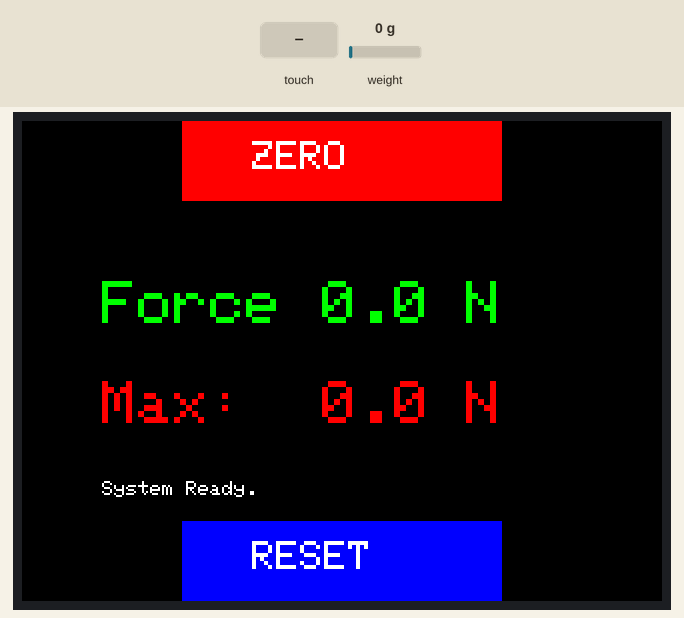
Recording of a sketch running on a simulated Arduino Uno, built with avr-gcc and run on an emulated ATmega328P. Parts: 320×240 colour display. Inputs (shaded band) come from the test bench; at power-on: weight on the scale 0 g. What the sketch prints to the serial monitor is not drawn.

Above: at 3.8 s.
3.9 s: touch panel pressed at 13 % / 10 % of its raw x / y range
At 5.3 s:
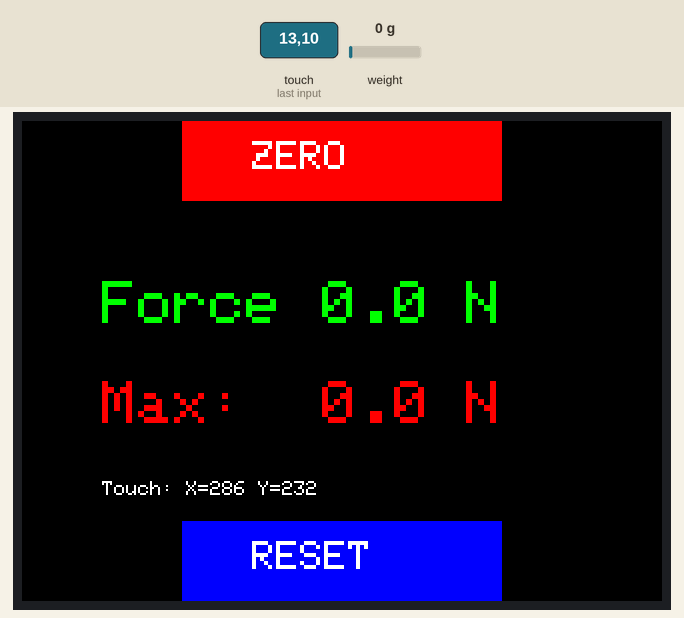
5.8 s: weight on the scale set to 100 g
At 7.8 s:
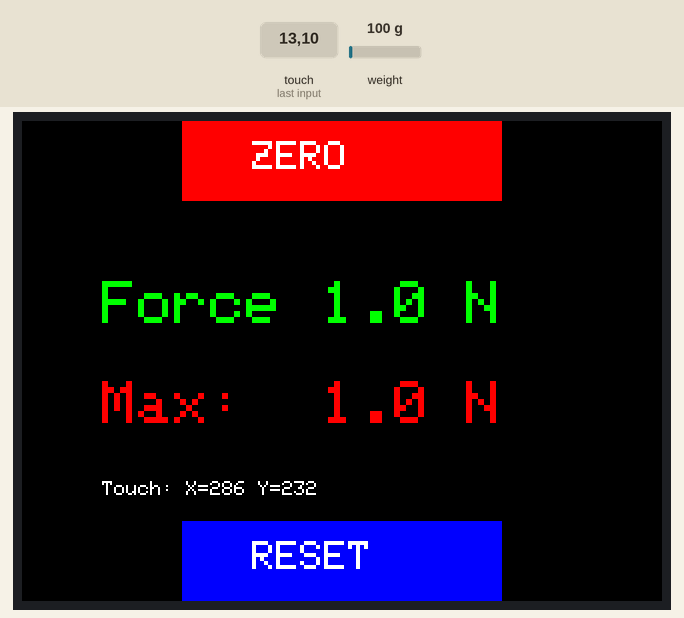
8.1 s: touch panel pressed at 38 % / 90 % of its raw x / y range
At 11.0 s:
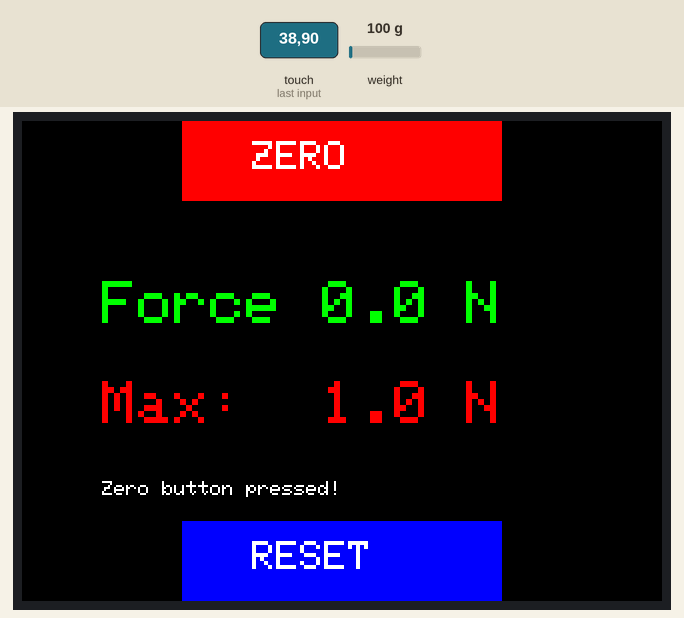
11.3 s: touch panel pressed at 38 % / 10 % of its raw x / y range
At 13.2 s:
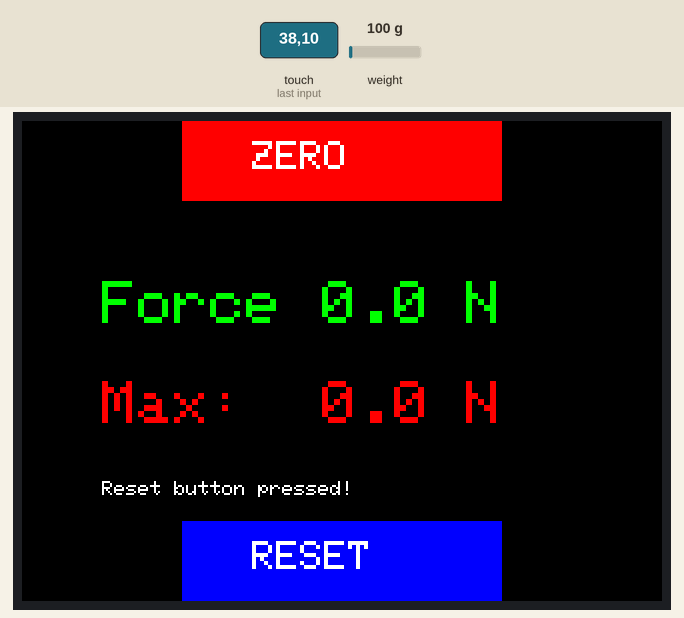
13.6 s: weight on the scale set to 1250 g
At 14.9 s:
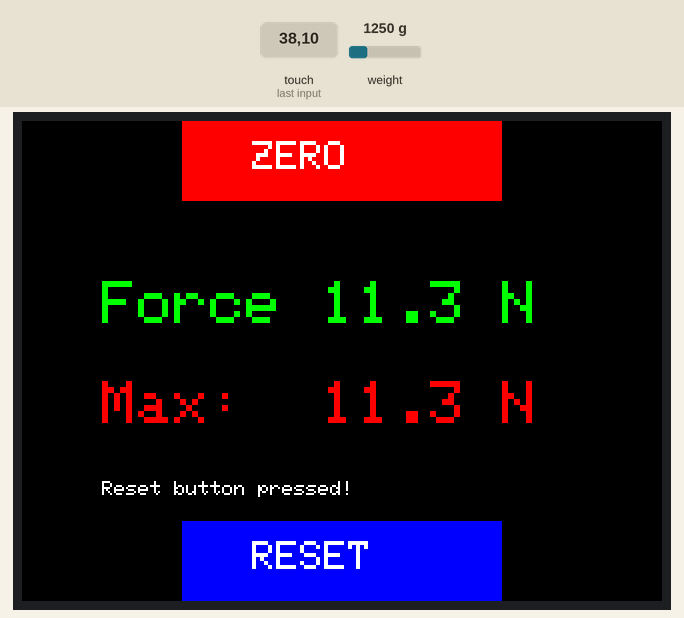
15.8 s: weight on the scale set to 2500 g
At 17.4 s:
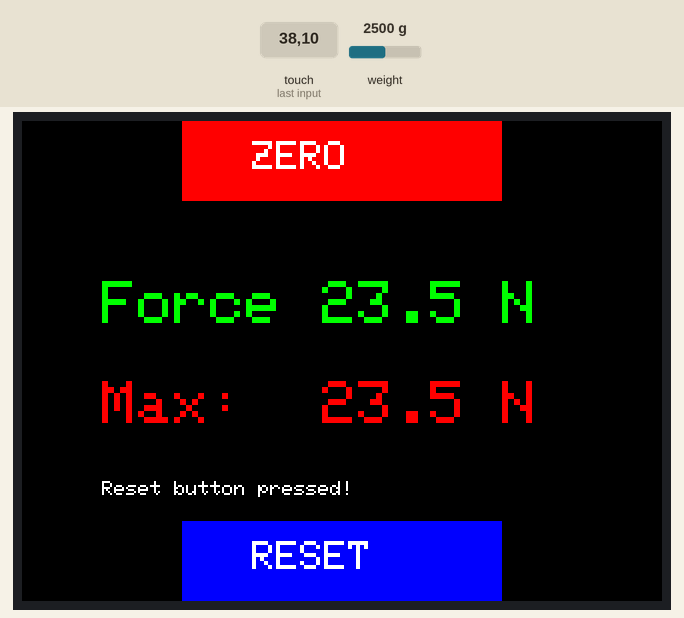
Timing chart, 0 to 18.9 s (numbered marks = the images above; inputs shaded):
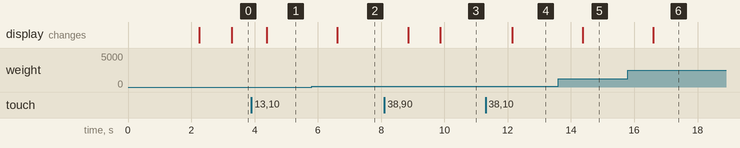

Measured:
- after the input at 3.9 s, the display: changes after 0.48 s (image 1)
- after the input at 5.8 s, the display: changes after 0.81 s (image 2)
- after the input at 8.1 s, the display: first changes after 0.75 s (image 3 shows a later state)
- after the input at 11.3 s, the display: changes after 0.84 s (image 4)
- after the input at 13.6 s, the display: changes after 0.77 s (image 5)
- after the input at 15.8 s, the display: changes after 0.79 s (image 6)

The sketch:

ArborLoadTester.ino
```cpp
#include <Adafruit_GFX.h>
#include <Adafruit_TFTLCD.h>
#include <TouchScreen.h>
#include "HX711.h"  // Load cell amplifier

// Color definitions
#define BLACK   0x0000
#define WHITE   0xFFFF
#define GREEN   0x07E0
#define RED     0xF800
#define BLUE    0x001F

// TFT Display pins
#define LCD_CS A3
#define LCD_CD A2
#define LCD_WR A1
#define LCD_RD A0
#define LCD_RESET A4

// Touchscreen pins
#define YP A2
#define XM A3
#define YM 8
#define XP 9

// Load cell pins
#define LOADCELL_DOUT 10
#define LOADCELL_SCK  12

// Button properties
#define BUTTON_WIDTH 160
#define BUTTON_HEIGHT 40
#define BUTTON_X ((320 - BUTTON_WIDTH) / 2)

#define ZERO_BUTTON_Y 0
#define RESET_BUTTON_Y 200

#define TOUCH_PADDING 20  // Increase touch sensitivity

// Terminal Line Properties
#define TERMINAL_X 40  // Align to "Force" text start
#define TERMINAL_Y 180 // Keep it in line with force/max labels
#define TERMINAL_WIDTH 250  // Enough width to clear previous text
#define TERMINAL_HEIGHT 15  // Small space for the message

// Initialize components
Adafruit_TFTLCD tft(LCD_CS, LCD_CD, LCD_WR, LCD_RD, LCD_RESET);
TouchScreen ts = TouchScreen(XP, YP, XM, YM, 300);
HX711 scale;

float calibration_factor = 7050;
String lastMessage = "";  // Stores the last message displayed

void drawZeroButton() {
    tft.fillRect(BUTTON_X, ZERO_BUTTON_Y, BUTTON_WIDTH, BUTTON_HEIGHT, RED);
    tft.setCursor(BUTTON_X + 35, ZERO_BUTTON_Y + 10);
    tft.setTextColor(WHITE, RED);
    tft.setTextSize(2);
    tft.print("ZERO");
}

void drawResetButton() {
    tft.fillRect(BUTTON_X, RESET_BUTTON_Y, BUTTON_WIDTH, BUTTON_HEIGHT, BLUE);
    tft.setCursor(BUTTON_X + 35, RESET_BUTTON_Y + 10);
    tft.setTextColor(WHITE, BLUE);
    tft.setTextSize(2);
    tft.print("RESET");
}

void updateTerminalLine(String message) {
    if (message != lastMessage) {  // Only update if message has changed
        Serial.print("Updating terminal: "); Serial.println(message);  // Debugging
        tft.fillRect(TERMINAL_X, TERMINAL_Y, TERMINAL_WIDTH, TERMINAL_HEIGHT, BLACK);  // Clear previous text
        tft.setCursor(TERMINAL_X, TERMINAL_Y);
        tft.setTextColor(WHITE, BLACK);
        tft.setTextSize(1);  // Smaller text
        tft.print(message);
        lastMessage = message;  // Store last message to prevent unnecessary refreshes
    }
}

void setup() {
    Serial.begin(9600);

    // Initialize display
    tft.begin(0x7575);
    tft.setRotation(1);
    tft.fillScreen(BLACK);
    tft.setTextSize(2);

    // Draw UI
    drawZeroButton();
    drawResetButton();

    // Initialize load cell
    scale.begin(LOADCELL_DOUT, LOADCELL_SCK);
    scale.set_scale(calibration_factor);
    scale.tare();
    delay(1000);

    updateTerminalLine("System Ready.");
}

void loop() {
    // Read force sensor value
    float forceValue = scale.get_units(10) * 9.81;
    static float maxForce = 0;

    if (forceValue > maxForce) {
        maxForce = forceValue;
    }

    // Temporarily disable touch while updating TFT
    pinMode(XM, OUTPUT);
    pinMode(YP, OUTPUT);

    // Update force display only if value changes
    static float prevForce = -1, prevMaxForce = -1;
    if (forceValue != prevForce) {
        tft.fillRect(150, 80, 100, 30, BLACK);
        tft.setCursor(40, 80);
        tft.setTextColor(GREEN, BLACK);
        tft.setTextSize(3);
        tft.print("Force (N):");
        tft.setCursor(150, 80);
        tft.print(forceValue, 1);
        tft.print(" N  ");
        prevForce = forceValue;
    }

    if (maxForce != prevMaxForce) {
        tft.fillRect(150, 130, 100, 30, BLACK);
        tft.setCursor(40, 130);
        tft.setTextColor(RED, BLACK);
        tft.setTextSize(3);
        tft.print("Max:");
        tft.setCursor(150, 130);
        tft.print(maxForce, 1);
        tft.print(" N  ");
        prevMaxForce = maxForce;
    }

    // Re-enable touch input
    pinMode(XM, INPUT);
    pinMode(YP, INPUT);

    // Detect touchscreen input
    TSPoint p = ts.getPoint();
    if (p.z > 10 && p.z < 1000) {
        int screenX = map(p.x, 142, 907, 320, 0);
        int screenY = map(p.y, 158, 872, 240, 0);

        updateTerminalLine("Touch: X=" + String(screenX) + " Y=" + String(screenY));

        // Zero button
        if (screenX > BUTTON_X - TOUCH_PADDING && screenX < BUTTON_X + BUTTON_WIDTH + TOUCH_PADDING &&
            screenY > ZERO_BUTTON_Y - TOUCH_PADDING && screenY < ZERO_BUTTON_Y + BUTTON_HEIGHT + TOUCH_PADDING) {

            Serial.println("Zero button pressed!");  // Debugging
            updateTerminalLine("Zero button pressed!");
            scale.tare();
            forceValue = 0;
            prevForce = -1;

            tft.fillRect(150, 80, 100, 30, BLACK);
            tft.setCursor(40, 80);
            tft.setTextColor(GREEN, BLACK);
            tft.setTextSize(3);
            tft.print("Force (N):");
            tft.setCursor(150, 80);
            tft.print("0.0 N  ");
        }

        // Reset button
        if (screenX > BUTTON_X - TOUCH_PADDING && screenX < BUTTON_X + BUTTON_WIDTH + TOUCH_PADDING &&
            screenY > RESET_BUTTON_Y - TOUCH_PADDING && screenY < RESET_BUTTON_Y + BUTTON_HEIGHT + TOUCH_PADDING) {

            Serial.println("Reset button pressed!");  // Debugging
            updateTerminalLine("Reset button pressed!");
            maxForce = 0;
            prevMaxForce = -1;

            tft.fillRect(150, 130, 100, 30, BLACK);
            tft.setCursor(40, 130);
            tft.setTextColor(RED, BLACK);
            tft.setTextSize(3);
            tft.print("Max:");
            tft.setCursor(150, 130);
            tft.print("0.0 N  ");
        }
    }

    delay(100);
}
```
